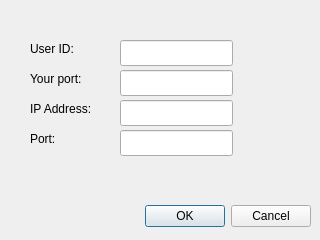
<?xml version="1.0" encoding="UTF-8"?>
<ui version="4.0">
 <class>connect_dialog</class>
 <widget class="QDialog" name="connect_dialog">
  <property name="geometry">
   <rect>
    <x>0</x>
    <y>0</y>
    <width>320</width>
    <height>240</height>
   </rect>
  </property>
  <property name="windowTitle">
   <string>Dialog</string>
  </property>
  <widget class="QDialogButtonBox" name="buttonBox">
   <property name="geometry">
    <rect>
     <x>10</x>
     <y>200</y>
     <width>301</width>
     <height>32</height>
    </rect>
   </property>
   <property name="orientation">
    <enum>Qt::Horizontal</enum>
   </property>
   <property name="standardButtons">
    <set>QDialogButtonBox::Cancel|QDialogButtonBox::Ok</set>
   </property>
  </widget>
  <widget class="QLabel" name="label">
   <property name="geometry">
    <rect>
     <x>30</x>
     <y>40</y>
     <width>58</width>
     <height>18</height>
    </rect>
   </property>
   <property name="text">
    <string>User ID:</string>
   </property>
  </widget>
  <widget class="QLabel" name="label_2">
   <property name="geometry">
    <rect>
     <x>30</x>
     <y>70</y>
     <width>71</width>
     <height>18</height>
    </rect>
   </property>
   <property name="text">
    <string>Your port:</string>
   </property>
  </widget>
  <widget class="QLabel" name="label_3">
   <property name="geometry">
    <rect>
     <x>30</x>
     <y>100</y>
     <width>161</width>
     <height>18</height>
    </rect>
   </property>
   <property name="text">
    <string>IP Address:</string>
   </property>
  </widget>
  <widget class="QLabel" name="label_4">
   <property name="geometry">
    <rect>
     <x>30</x>
     <y>130</y>
     <width>58</width>
     <height>18</height>
    </rect>
   </property>
   <property name="text">
    <string>Port:</string>
   </property>
  </widget>
  <widget class="QLineEdit" name="id_input">
   <property name="geometry">
    <rect>
     <x>120</x>
     <y>40</y>
     <width>113</width>
     <height>26</height>
    </rect>
   </property>
  </widget>
  <widget class="QLineEdit" name="open_port_input">
   <property name="geometry">
    <rect>
     <x>120</x>
     <y>70</y>
     <width>113</width>
     <height>26</height>
    </rect>
   </property>
  </widget>
  <widget class="QLineEdit" name="ip_input">
   <property name="geometry">
    <rect>
     <x>120</x>
     <y>100</y>
     <width>113</width>
     <height>26</height>
    </rect>
   </property>
  </widget>
  <widget class="QLineEdit" name="ip_port_input">
   <property name="geometry">
    <rect>
     <x>120</x>
     <y>130</y>
     <width>113</width>
     <height>26</height>
    </rect>
   </property>
  </widget>
 </widget>
 <resources/>
 <connections>
  <connection>
   <sender>buttonBox</sender>
   <signal>accepted()</signal>
   <receiver>connect_dialog</receiver>
   <slot>accept()</slot>
   <hints>
    <hint type="sourcelabel">
     <x>248</x>
     <y>254</y>
    </hint>
    <hint type="destinationlabel">
     <x>157</x>
     <y>274</y>
    </hint>
   </hints>
  </connection>
  <connection>
   <sender>buttonBox</sender>
   <signal>rejected()</signal>
   <receiver>connect_dialog</receiver>
   <slot>reject()</slot>
   <hints>
    <hint type="sourcelabel">
     <x>316</x>
     <y>260</y>
    </hint>
    <hint type="destinationlabel">
     <x>286</x>
     <y>274</y>
    </hint>
   </hints>
  </connection>
 </connections>
</ui>
